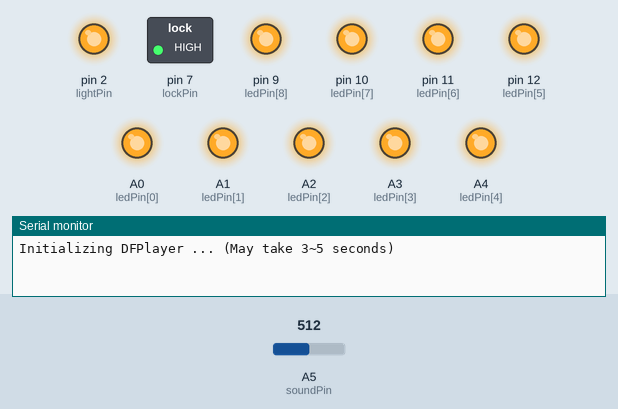
Recording of a sketch running on a simulated Arduino Uno, built with avr-gcc and run on an emulated ATmega328P. Shown: switched loads named in the sketch (green lamp = pin HIGH), output pins drawn as LEDs (lit = HIGH), the last lines printed to the serial monitor. The test bench sets the inputs (shaded band); at power-on: A5 (soundPin) = 512. The audio player accepts every command and is not drawn. At 3.5 s the program stops and its outputs stay as they are.

Above: at 0.1 s.
At 2.6 s:
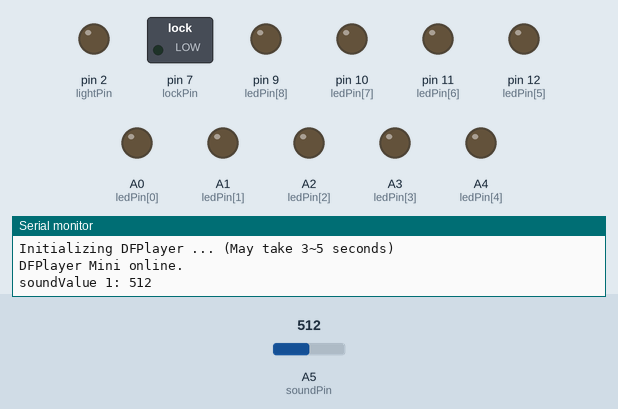
Timing chart, 0 to 4.1 s (numbered marks = the images above):
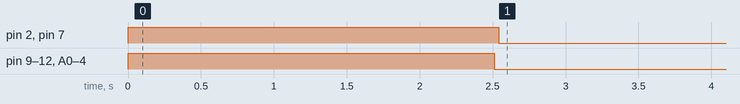

Measured:
- by itself, pin 2 (lightPin), pin 7 (lockPin), pin 9 (ledPin[8]), pin 10 (ledPin[7]), pin 11 (ledPin[6]), pin 12 (ledPin[5]), A0 (ledPin[0]), A1 (ledPin[1]), A2 (ledPin[2]), A3 (ledPin[3]), A4 (ledPin[4]): HIGH → LOW at 2.5 s

The sketch:

_5_TiengHet.ino
```cpp
#include "SoftwareSerial.h"
#include "DFRobotDFPlayerMini.h"

SoftwareSerial mySoftwareSerial(5, 6); // RX, TX
DFRobotDFPlayerMini myDFPlayer;

int soundPin = A5;
const int ledPin[9] = {A0, A1, A2, A3, A4, 12, 11, 10, 9};
const int lightPin = 2;
const int lockPin = 7;
int pinCount = 9;

int compare1 = 635;
int compare2 = 630;
int compare3 = 625;
int compare4 = 620;
int compare5 = 615;
int compare6 = 610;
int compare7 = 605;
int compare8 = 590;
int compare9 = 570;

void setup() {
  Serial.begin(9600);
  mySoftwareSerial.begin(9600);

  for (int thisPin = 0; thisPin < pinCount; thisPin++) {
    pinMode(ledPin[thisPin], OUTPUT); // Cài đặt đèn LED là OUTPUT
    digitalWrite(ledPin[thisPin], HIGH);
  }
  pinMode(lightPin, OUTPUT); // Cài đặt đèn LED là OUTPUT
  pinMode(lockPin, OUTPUT); // Cài đặt đèn LED là OUTPUT
  digitalWrite(lightPin, HIGH);
  digitalWrite(lockPin, HIGH);

  Serial.println(F("Initializing DFPlayer ... (May take 3~5 seconds)"));

  if (!myDFPlayer.begin(mySoftwareSerial)) {  //Use softwareSerial to communicate with mp3.
    Serial.println(F("Unable to begin:"));
    Serial.println(F("1.Please recheck the connection!"));
    Serial.println(F("2.Please insert the SD card!"));
    //while(true);
  }
  delay(2000);
  Serial.println(F("DFPlayer Mini online."));

  myDFPlayer.volume(30);  //Set volume value. From 0 to 30
}

void loop() {
//  int soundValue =  avaragValue();
  int soundValue = avaragValue(5);
  Serial.print("soundValue 1: ");
  Serial.println(soundValue);
  if (soundValue > compare1) {
    clearLed();
  }

  else if ((soundValue <= compare1) && (soundValue > compare2)) {
    onLed(1);
  }

  else if ((soundValue <= compare2) && (soundValue > compare3)) {
    onLed(2);
  }
  else if ((soundValue <= compare3) && (soundValue > compare4)) {
    onLed(3);
  }
  else if ((soundValue <= compare4) && (soundValue > compare5)) {
    onLed(4);
  }

  else if ((soundValue <= compare5) && (soundValue > compare6)) {
    onLed(5);
  }

  else if ((soundValue <= compare6) && (soundValue > compare7)) {
    onLed(6);
  }

  else if ((soundValue <= compare7) && (soundValue > compare8)) {
    onLed(7);
  }

  else if ((soundValue <= compare8) && (soundValue > compare9)) {
    onLed(8);
  }
  else if (soundValue <= compare9) {
    onLed(9);
    myDFPlayer.play(1);
    digitalWrite(lightPin, LOW);
    digitalWrite(lockPin, LOW);
    delay(1000);
    while (1) {
      //      Serial.print("WHILE--");
    }
  }

  delay(300);
}

int avaragValue(int num) {
  int totalValue = 0;
  for (int i = 0; i < num; i++) {
    int soundValue = analogRead(soundPin);
    totalValue += soundValue;
  }
  return totalValue / num;
}

void onLed(int numberic) {
  clearLed();
  for (int thisPin = 0; thisPin < numberic; thisPin++) {
    digitalWrite(ledPin[thisPin], LOW);
    //    delay(10);
  }
}

void clearLed() {
  for (int thisPin = 0; thisPin < pinCount; thisPin++) {
    digitalWrite(ledPin[thisPin], HIGH);
  }
}
```
